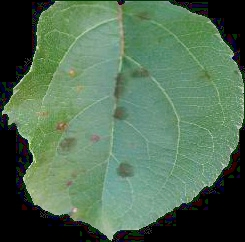
#> input picture dataset/Apple   Apple scab/Apple   Apple scab 113_brightness_changed_50_rotated_cw.jpeg, 245 x 242 px
$ python segment.py '../dataset/Apple   Apple scab/Apple   Apple scab 113_brightness_changed_50_rotated_cw.jpeg'   (older library calls are emulated)
#> lines starting #> are read from the running program, lines starting #| are printed output that depends on the picture; after the words box and inside, x2 and y2 are one past the last pixel; in counts of white or black regions, pixels touching at a corner belong together
# -*- coding: utf-8 -*-
"""
Created on Fri Jan  3 15:25:12 2020

@author: Meet
"""

import os
import argparse
import numpy as np
import cv2
import matplotlib.pyplot as plt

FILL = {
    'NO': 0,
    'FLOOD': 1,
    'THRESHOLD': 2,
    'MORPH': 3,
}

'''files = {
    "image1": "D:\segmentation_work\color\Image1.JPG",
    "image2": "D:\segmentation_work\color\Image2.JPG"
    }'''

# error message when image could not be read
IMAGE_NOT_READ = 'IMAGE_NOT_READ'

# error message when image is not colored while it should be
NOT_COLOR_IMAGE = 'NOT_COLOR_IMAGE'


def read_image(file_path, read_mode=cv2.IMREAD_COLOR):
    """
    Read image file with all preprocessing needed
    Args:
        file_path: absolute file_path of an image file
        read_mode: whether image reading mode is rgb, grayscale or somethin
    Returns:
        np.ndarray of the read image or None if couldn't read
    Raises:
        ValueError if image could not be read with message IMAGE_NOT_READ
    """
#> called with read_mode = 1
    # read image file in grayscale
    image = cv2.imread(file_path, read_mode)
#> image is the input picture: shape (242, 245, 3); mean B, G, R 85.2, 110.8, 81.9

    if image is None:
        raise ValueError(IMAGE_NOT_READ)
    else:
        return image


def ensure_color(image):
    """
    Ensure that an image is colored
    Args:
        image: image to be checked for
    Returns:
        nothing
    Raises:
        ValueError with message code if image is not colored
    """
    if len(image.shape) < 3:
        raise ValueError(NOT_COLOR_IMAGE)


def div0(a, b):
    """ ignore / 0, div0( [-1, 0, 1], 0 ) -> [0, 0, 0] """
    with np.errstate(divide='ignore', invalid='ignore'):
        q = np.true_divide(a, b)
        q[ ~ np.isfinite(q) ] = 0  # -inf inf NaN

    return q


# [45 lines left out: functions excess_green, excess_red, not called in this run]


def index_diff(image, green_scale=2.0, red_scale=1.4):

#> called with green_scale = 2, red_scale = 1.4
    ensure_color(image)

    bgr_sum = np.sum(image, axis=2)
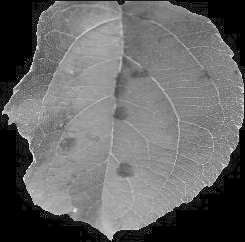
#> bgr_sum: shape (242, 245) uint64; min 0, max 684, mean 278; drawn with min black and max white

    blues = div0(image[:, :, 0], bgr_sum)
#> in div0, `q[ ~ np.isfinite(q) ] = 0`: q: shape (242, 245) float64; min 0, max 1, mean 0.259
    greens = div0(image[:, :, 1], bgr_sum)
#> in div0 (call 2), `q[ ~ np.isfinite(q) ] = 0`: q: shape (242, 245) float64; min 0, max 1, mean 0.332
    reds = div0(image[:, :, 2], bgr_sum)
#> in div0 (call 3), `q = np.true_divide(a, b)`:
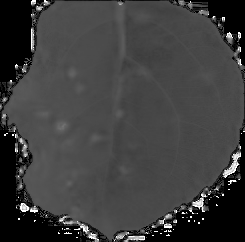
#> q: shape (242, 245) float64; 16.33% of the values are NaN or infinite; the others: min 0, max 1, mean 0.293; drawn with min black, max white, NaN and infinite black
#> in div0 (call 3), `q = np.true_divide(a, b)`:
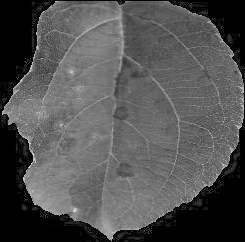
#> a: shape (242, 245); min 0, max 224, mean 81.9
#> in div0 (call 3), `q[ ~ np.isfinite(q) ] = 0`: q: shape (242, 245) float64; 16.33% of pixels changed, all inside (x1, y1, x2, y2) = (0, 0, 245, 242)

    green_index = green_scale * greens - (reds + blues)
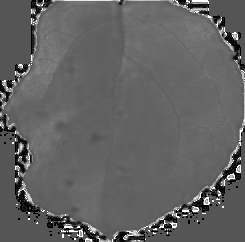
#> green_index: shape (242, 245) float64; min -1, max 2, mean 0.16; drawn with min black and max white
    red_index = red_scale * reds - (greens)

    return green_index - red_index
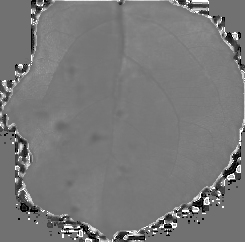
#> returned value: shape (242, 245) float64; min -2.4, max 3, mean 0.149; drawn with min black and max white


# [77 lines left out: functions debug, remove_whites, remove_blacks, remove_blues, not called in this run]


def color_index_marker(color_index_diff, marker):
    """
    Differentiate marker based on the difference of the color indexes
    Threshold below some number(found empirically based on testing on 5 photos,bad)
    If threshold number is getting less, more non-green image
     will be included and vice versa
    Args:
        color_index_diff: color index difference based on green index minus red index
        marker: marker to be updated
    Returns:
        nothing
    """
    marker[color_index_diff <= -0.05] = False
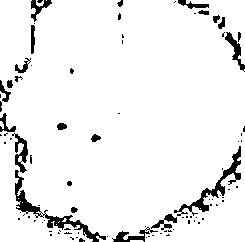
#> marker: shape (242, 245) bool; 93.5% white; 91 black regions (68 under 20 px), largest, box (x1, y1, x2, y2) and area: (15, 170, 106, 242) 841, (174, 146, 241, 216) 692, (12, 133, 28, 173) 276


# [26 lines left out: function texture_filter, not called in this run]


def otsu_color_index(excess_green, excess_red):
    return cv2.threshold(excess_green - excess_red, 0, 255,cv2.THRESH_BINARY + cv2.THRESH_OTSU)


def generate_floodfill_mask(bin_image):
    """
    Generate a mask to remove backgrounds adjacent to image edge
    Args:
        bin_image (ndarray of grayscale image): image to remove backgrounds from
    Returns:
        a mask to backgrounds adjacent to image edge
    """
    y_mask = np.full(
        (bin_image.shape[0], bin_image.shape[1]), fill_value=255, dtype=np.uint8
    )
    x_mask = np.full(
        (bin_image.shape[0], bin_image.shape[1]), fill_value=255, dtype=np.uint8
    )

    xs, ys = bin_image.shape[0], bin_image.shape[1]

    for x in range(0, xs):
        item_indexes = np.where(bin_image[x,:] != 0)[0]
        # min_start_edge = ys
        # max_final_edge = 0
        if len(item_indexes):
            start_edge, final_edge = item_indexes[0], item_indexes[-1]
            x_mask[x, start_edge:final_edge] = 0
            # [4 lines of commented-out code are left out]

    for y in range(0, ys):
        item_indexes = np.where(bin_image[:,y] != 0)[0]
        if len(item_indexes):
            start_edge, final_edge = item_indexes[0], item_indexes[-1]

            y_mask[start_edge:final_edge, y] = 0
            # mask[:start_edge, y] = 255
            # mask[final_edge:, y] = 255

    return np.logical_or(x_mask, y_mask)


def select_largest_obj(img_bin, lab_val=255, fill_mode=FILL['FLOOD'],
                       smooth_boundary=False, kernel_size=15):
    """
    Select the largest object from a binary image and optionally
    fill holes inside it and smooth its boundary.
    Args:
        img_bin (2D array): 2D numpy array of binary image.
        lab_val ([int]): integer value used for the label of the largest
                object. Default is 255.
        fill_mode (string {no,flood,threshold,morph}): hole filling techniques which are
            - no: no filling of holes
            - flood: floodfilling technique without removing image edge sharing holes
            - threshold: removing holes based on minimum size of hole to be removed
            - morph: closing morphological operation with some kernel size to remove holes
        smooth_boundary ([boolean]): whether smooth the boundary of the
                largest object using morphological opening or not. Default
                is false.
        kernel_size ([int]): the size of the kernel used for morphological
                operation. Default is 15.
    Returns:
        a binary image as a mask for the largest object.
    """

    # set up components
    n_labels, img_labeled, lab_stats, _ = \
        cv2.connectedComponentsWithStats(img_bin, connectivity=8, ltype=cv2.CV_32S)

    # find largest component label(label number works with labeled image because of +1)
    largest_obj_lab = np.argmax(lab_stats[1:, 4]) + 1

    # create a mask that will only cover the largest component
    largest_mask = np.zeros(img_bin.shape, dtype=np.uint8)
    largest_mask[img_labeled == largest_obj_lab] = lab_val

    if fill_mode == FILL['FLOOD']:
        # fill holes using opencv floodfill function

        # set up seedpoint(starting point) for floodfill
        bkg_locs = np.where(img_labeled == 0)
        bkg_seed = (bkg_locs[0][0], bkg_locs[1][0])

        # copied image to be floodfill
        img_floodfill = largest_mask.copy()

        # create a mask to ignore what shouldn't be filled(I think no effect)
        h_, w_ = largest_mask.shape
        mask_ = np.zeros((h_ + 2, w_ + 2), dtype=np.uint8)

        cv2.floodFill(img_floodfill, mask_, seedPoint=bkg_seed,
                    newVal=lab_val)
        holes_mask = cv2.bitwise_not(img_floodfill)  # mask of the holes.

        # get a mask to avoid filling non-holes that are adjacent to image edge
        non_holes_mask = generate_floodfill_mask(largest_mask)
        holes_mask = np.bitwise_and(holes_mask, np.bitwise_not(non_holes_mask))

        largest_mask = largest_mask + holes_mask
    elif fill_mode == FILL['MORPH']:
        # fill holes using closing morphology operation
        kernel_ = np.ones((50, 50), dtype=np.uint8)
        largest_mask = cv2.morphologyEx(largest_mask, cv2.MORPH_CLOSE,
                                        kernel_)
    elif fill_mode == FILL['THRESHOLD']:
        # fill background-holes based on hole size threshold
        # default hole size threshold is some percentage
        #   of size of the largest component(i.e leaf component)

        # invert to setup holes of background, sorry for the incovenience
        inv_img_bin = np.bitwise_not(largest_mask)

        # set up components
        inv_n_labels, inv_img_labeled, inv_lab_stats, _ = \
            cv2.connectedComponentsWithStats(inv_img_bin, connectivity=8, ltype=cv2.CV_32S)

        # find largest component label(label number works with labeled image because of +1)
        inv_largest_obj_lab = np.argmax(inv_lab_stats[1:, 4]) + 1

        # setup sizes and number of components
        inv_sizes = inv_lab_stats[1:, -1]
        sizes = lab_stats[1:, -1]
        inv_nb_components = inv_n_labels - 1

        # find the greater side of the image
        inv_max_side = np.amax(inv_img_labeled.shape)

        # set the minimum size of hole that is allowed to stay
        inv_min_size = int(0.3 * sizes[largest_obj_lab - 1]) # todo: specify good min size

        # generate the mask that allows holes greater than minimum size(weird)
        inv_mask = np.zeros((inv_img_labeled.shape), dtype=np.uint8)
        for inv_i in range(0, inv_nb_components):
            if inv_sizes[inv_i] >= inv_min_size:
                inv_mask[inv_img_labeled == inv_i + 1] = 255

        largest_mask = largest_mask + np.bitwise_not(inv_mask)

    if smooth_boundary:
        # smooth edge boundary
        kernel_ = np.ones((kernel_size, kernel_size), dtype=np.uint8)
        largest_mask = cv2.morphologyEx(largest_mask, cv2.MORPH_OPEN,
                                        kernel_)

    return largest_mask


# [22 lines left out: functions simple_test, test, not called in this run]

    # [5 lines of commented-out code are left out]


''' segment.py here '''

def generate_background_marker(file):
    """
    Generate background marker for an image
    Args:
        file (string): full path of an image file
    Returns:
        tuple[0] (ndarray of an image): original image
        tuple[1] (ndarray size of an image): background marker
    """

    # check file name validity
    '''if not os.path.isfile(file):
        raise ValueError('{}: is not a file'.format(file))'''

    original_image = read_image(file)

    marker = np.full((original_image.shape[0], original_image.shape[1]), True)

    # update marker based on vegetation color index technique
    color_index_marker(index_diff(original_image), marker)

    # update marker to remove blues
    # remove_blues(original_image, marker)

    return original_image, marker


def segment_leaf(image_file, filling_mode, smooth_boundary, marker_intensity):
    """
    Segments leaf from an image file
    Args:
        image_file (string): full path of an image file
        filling_mode (string {no, flood, threshold, morph}):
            how holes should be filled in segmented leaf
        smooth_boundary (boolean): should leaf boundary smoothed or not
        marker_intensity (int in rgb_range): should output background marker based
                                             on this intensity value as foreground value
    Returns:
        tuple[0] (ndarray): original image to be segmented
        tuple[1] (ndarray): A mask to indicate where leaf is in the image
                            or the segmented image based on marker_intensity value
    """
    # get background marker and original image
    original, marker = generate_background_marker(image_file)

    # set up binary image for futher processing
    bin_image = np.zeros((original.shape[0], original.shape[1]))
    bin_image[marker] = 255
    bin_image = bin_image.astype(np.uint8)

    # further processing of image, filling holes, smoothing edges
    largest_mask = \
        select_largest_obj(bin_image, fill_mode=filling_mode,
                           smooth_boundary=smooth_boundary)

    if marker_intensity > 0:
        largest_mask[largest_mask != 0] = marker_intensity
        image = largest_mask
    else:
        # apply marker to original image
        image = original.copy()
        image[largest_mask == 0] = np.array([0, 0, 0])
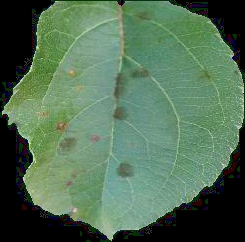
#> image: shape (242, 245, 3); 1.07% of pixels changed, all inside (x1, y1, x2, y2) = (0, 0, 245, 242)

    return original, image


# [21 lines left out: function rgb_range, not called in this run]


if __name__ == '__main__':
    # handle command line arguments
    parser = argparse.ArgumentParser('segment')
    parser.add_argument('-m', '--marker_intensity', type=rgb_range, default=0,
                        help='Output image will be as black background and foreground '
                             'with integer value specified here')
    parser.add_argument('-f', '--fill', choices=['no', 'flood', 'threshold', 'morph'],
                        help='Change hole filling technique for holes appearing in segmented output',
                        default='flood')
    parser.add_argument('-s', '--smooth', action='store_true',
                        help='Output image with smooth edges')
    parser.add_argument('-d', '--destination',
                        help='Destination directory for output image. '
                             'If not specified destination directory will be input image directory')
    parser.add_argument('-o', '--with_original', action='store_true',
                        help='Segmented output will be appended horizontally to the original image')
    parser.add_argument('image_source', help='A path of image filename or folder containing images')

    # set up command line arguments conveniently
    args = parser.parse_args()
    filling_mode = FILL[args.fill.upper()]
    smooth = True if args.smooth else False
    if args.destination:
        if not os.path.isdir(args.destination):
            print(args.destination, ': is not a directory')
            exit()

    # set up files to be segmented and destination place for segmented output
    if os.path.isdir(args.image_source):
        files = [entry for entry in os.listdir(args.image_source)
                 if os.path.isfile(os.path.join(args.image_source, entry))]
        base_folder = args.image_source

        # set up destination folder for segmented output
        if args.destination:
            destination = args.destination
        else:
            if args.image_source.endswith(os.path.sep):
                args.image_source = args.image_source[:-1]
            destination = args.image_source + '_markers'
            os.makedirs(destination, exist_ok=True)
    else:
        folder, file = os.path.split(args.image_source)
        files = [file]
        base_folder = folder

        # set up destination folder for segmented output
        if args.destination:
            destination = args.destination
        else:
            destination = folder

    for file in files:
        try:
            # read image and segment leaf
            original, output_image = \
                segment_leaf(os.path.join(base_folder, file), filling_mode, smooth, args.marker_intensity)

        except ValueError as err:
            if str(err) == IMAGE_NOT_READ:
                print('Error: Could not read image file: ', file)
            elif str(err) == NOT_COLOR_IMAGE:
                print('Error: Not color image file: ', file)
            else:
                raise
        # if no error when segmenting write segmented output
        else:
            # handle destination folder and fileaname
            filename, ext = os.path.splitext(file)
            if args.with_original:
                new_filename = filename + '_marked_merged' + ext
                print('created')
            else:
                new_filename = filename + '_marked' + ext
                print('created')
            new_filename = os.path.join(destination, new_filename)

            # change grayscale image to color image format i.e need 3 channels
            if args.marker_intensity > 0:
                output_image = cv2.cvtColor(output_image, cv2.COLOR_GRAY2RGB)

            # write the output
            if args.with_original:
                print('writing in folder')
                cv2.imwrite(new_filename, np.hstack((original,output_image)))
            else:
                print('writing in folder')
                cv2.imwrite(new_filename, output_image)
            print('Marker generated for image file: ', file)

$ run again, on dataset/Apple   Apple scab/Apple   Apple scab 2435.jpeg
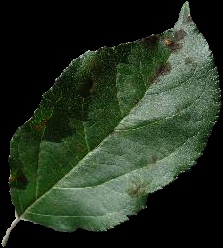
#> input picture dataset/Apple   Apple scab/Apple   Apple scab 2435.jpeg, 223 x 248 px
#> in read_image, image is the input picture: shape (248, 223, 3); mean B, G, R 33.5, 49.8, 37.4
#> in color_index_marker, `marker[color_index_diff <= -0.05] = False`:
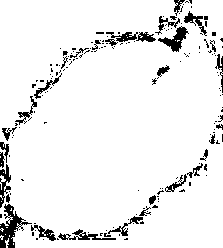
#> marker: shape (248, 223) bool; 92.9% white; 177 black regions (146 under 20 px), largest, box (x1, y1, x2, y2) and area: (0, 204, 32, 248) 528, (158, 26, 189, 52) 308, (58, 229, 116, 240) 226
#> in segment_leaf, `image[largest_mask == 0] = np.array([0, 0, 0])`:
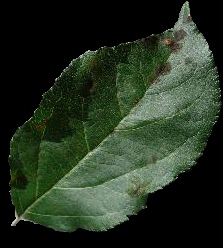
#> image: shape (248, 223, 3); 1.36% of pixels changed, all inside (x1, y1, x2, y2) = (0, 0, 223, 248)

$ run again, on dataset/Apple   Apple scab/Apple   Apple scab 246_scaled_0.25.jpeg
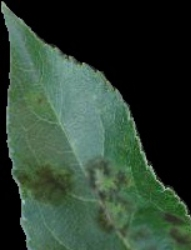
#> input picture dataset/Apple   Apple scab/Apple   Apple scab 246_scaled_0.25.jpeg, 191 x 250 px
#> in read_image, image is the input picture: shape (250, 191, 3); mean B, G, R 50.4, 65.4, 45.9
#> in index_diff, `return green_index - red_index`:
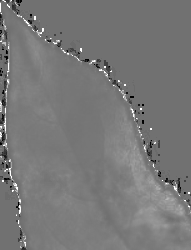
#> returned value: shape (250, 191) float64; min -2.4, max 3, mean 0.144; drawn with min black and max white
#> in color_index_marker, `marker[color_index_diff <= -0.05] = False`:
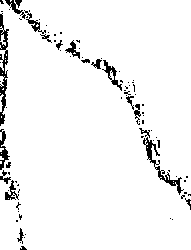
#> marker: shape (250, 191) bool; 95.2% white; 85 black regions (66 under 20 px), largest, box (x1, y1, x2, y2) and area: (0, 13, 9, 126) 455, (143, 137, 184, 195) 361, (0, 129, 10, 170) 167
#> image: shape (250, 191, 3); 1.51% of pixels changed, all inside (x1, y1, x2, y2) = (0, 0, 191, 250)
